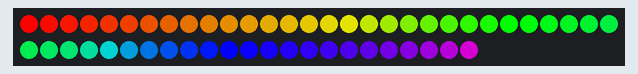
Recording of a sketch running on a simulated Arduino Uno, built with avr-gcc and run on an emulated ATmega328P. Parts: 53 RGB LEDs in strip order, left to right, continuing on the next row.

Above: at 0.16 s.
At 4.15 s:
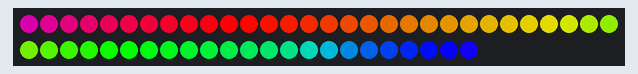
At 9.38 s:
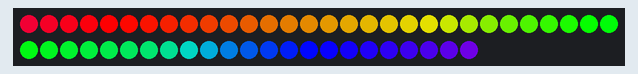
At 19.84 s:
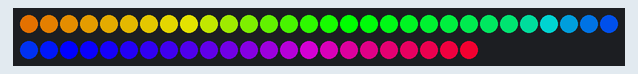
At 30.29 s:
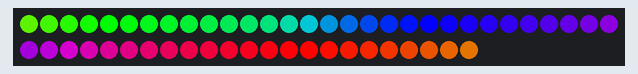
At 39.52 s:
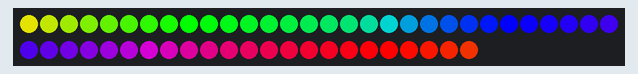

The sketch:

Arduino_Code.ino
```cpp
#include "FastLED.h" /*Library needed*/

#define PIN 1 /*Your data pin here*/
#define NUM_LEDS 53 /*Amount of addressable RGB LEDs*/

CRGBArray<NUM_LEDS> leds;
uint8_t hue[NUM_LEDS];
void setup() {
  // put your setup code here, to run once:
  FastLED.addLeds<NEOPIXEL, PIN>(leds, NUM_LEDS);
  for (int i = 0; i < NUM_LEDS; i++) {
    hue[i] = 255 / NUM_LEDS * i;
  }
}

void loop() {
  // put your main code here, to run repeatedly:
  for (int i = 0; i < NUM_LEDS; i++) {
    leds[i] = CHSV(hue[i]++, 255, 255);
  }
FastLED.show();
delay(16); /* This number controls the speed of the RGB animation, you may tweak it however you like*/
}
```
